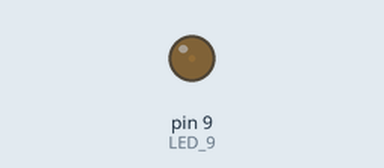
Recording of a sketch running on a simulated Arduino Uno, built with avr-gcc and run on an emulated ATmega328P. On the bench: output pins drawn as LEDs (lit = HIGH).

Above: at 0.05 s.
At 5.1 s:
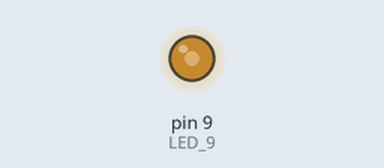
At 7.65 s:
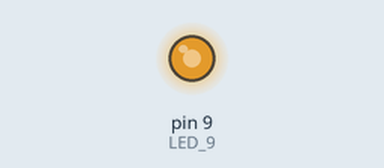
At 10.2 s:
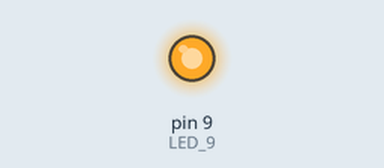
Timing chart, 0 to 13.3 s (numbered marks = the images above):
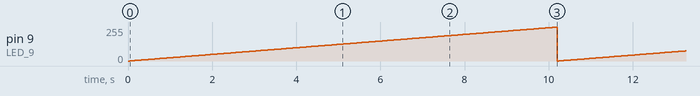

Measured:
- by itself, pin 9 (LED_9): ramps from 0/255 to 254/255 and jumps back, once every 10.2 s

The sketch:

ANALOGIC_INIT.ino
```cpp
#define LED_9 9
#define MAX_BRIGHTNESS 255
#define MIN_BRIGHTNESS 0

void setup() {
  pinMode(LED_9, OUTPUT);
}

void increaseBrightness(byte led) {
  for (byte i = MIN_BRIGHTNESS; i<MAX_BRIGHTNESS; i++) {
    analogWrite(led, i);
    delay(40);
  }
}

void loop() {
  increaseBrightness(LED_9);
}
```
